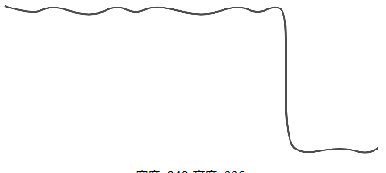
%> input picture test_getCFP.png, 386 x 173 px
$ octave --eval "result = getCurveFromPic('test_getCFP.png');"   (GNU Octave 9; MATLAB toolbox functions it lacks are replaced by stand-ins)
%> lines starting %> are read from the running program, lines starting %| are printed output that depends on the picture
function f = getCurveFromPic(picfile)
%> called with picfile = 'test_getCFP.png'
% 从图像识别函数曲线（无交互）
% 增加了对空值和多值的初步自动处理方法
% 增加了对截图左右的裁剪处理（归为空值）
% 重新定义了归一化方法（对截图上下的裁剪处理）
% 对交叉干扰和低信噪比图像，效果会降低。
% yjy@2020-7-3

%% 获取随意图像
pic = imread(picfile);
%> pic is the input picture: size 173x386x3 uint8; mean R, G, B 252.2, 252.2, 252.2
pic = rgb2gray(pic);
%> pic: size 173x386 uint8
pic = pic<(255/2); % 中央二值化 1 = white; 0 == black
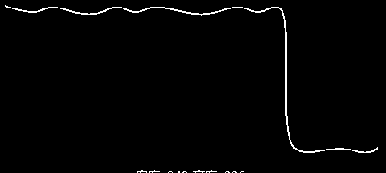
%> pic: size 173x386 logical; 1.4% white in thin lines or dots
% pic用1指示了线条像素

%% 将图像转化为数值散点
% 越界（空值）：检查+（线性）插值
% 白边（多值）：覆盖+扩张 （“曲线是连续的”）

% 第一列对解决白边问题很重要，第一列必须单值
% 这要求太强了，对一些在第一列有干扰的情况很糟
perfectFirstColumn = false;
while ~perfectFirstColumn
    % 首先线条是比较细的
    if sum(pic(:,1)) > 0.5*size(pic,1)
        pic(:,1) = [];
        continue
    end
    idx = find(pic(:,1));
    % 其次空值也不行（应该是截图截大了）
    if isempty(idx)
        pic(:,1) = [];
        continue
    end
    % 通过扩张算法检查本列是否单联通
    % neighbor在紧状态为所识别连续区间的外边界
    neighbor = [idx(1),idx(1)]; % 从任一点出发
    while  neighbor(1)>=1 && pic(neighbor(1),1)
        neighbor(1) = neighbor(1) - 1;
    end
    while  neighbor(2)<=size(pic,1) && pic(neighbor(2),1)
        neighbor(2) = neighbor(2) + 1;
    end
    % neighbor扩张到了外边缘
    if neighbor(2)-neighbor(1) - 1  >= length(idx) % 扩张到了所有点
        perfectFirstColumn = true;
    else
        pic(:,1) = []; % 这是不是太粗暴了？
    end
end
%> this loop made 6 passes
%> idx on pass 6: [6; 7]
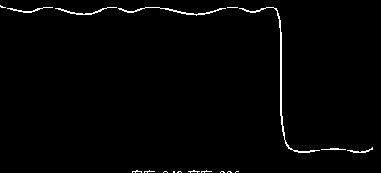
%> pic: size 173x381 logical; 1.4% white in thin lines or dots
%> after the loop, neighbor = [5 8]; perfectFirstColumn = true
% 建立数值点列记录变量f
f = zeros(size(pic,2),1);
nRows = size(pic,1);
%> nRows = 173
nColumns = size(pic,2);
%> nColumns = 381
waitForInterpolation = false;
lastValid = 0;
for ii=1:nColumns
    % 寻找3倍邻居区域像素点（覆盖）
    neighbor = myExpand(neighbor,3,nRows);
    idx = find(pic(neighbor(1):neighbor(2),ii));
    idx = neighbor(1)-1 + idx; % 恢复为pic的索引
    % 空值检查
    if isempty(idx)
        waitForInterpolation = true;
%         neighbor = [1,nRows]; % 搜索区域扩大到全部
        neighbor = myExpand(neighbor,3,nRows); % 搜索区域再扩大
        continue
    end
    % 如果idx的包络中含有大量0，则应该是遇到了多值
    if length(idx) / ( idx(end) - idx(1) ) < 0.75
        % 此时应该从距离上一列（最后有效列）最近的点开始进行连续扩张
        % 如果干扰太大，目标线条太细（甚至有间断），则可能跳到干扰上去
        core = nearest(idx,f(lastValid-1));
        %  使用扩张算法
        neighbor = [idx(core),idx(core)]; % 从任一点出发
        while  neighbor(1)>=1 && any(neighbor(1) == idx)
            neighbor(1) = neighbor(1) - 1;
        end
        while  neighbor(2)<=nColumns && any(neighbor(2) == idx)
            neighbor(2) = neighbor(2) + 1;
        end
%         idx = idx(neighbor(1)+1:neighbor(2)-1);
        idx = idx( find(idx==neighbor(1)+1):find(idx==neighbor(2)-1) );
    end
    % 获取全部邻居区域像素点联通区域（扩张）
    % neighbor可能扩张到外边缘(可能溢出)
    if idx(1)==neighbor(1) % 有必要向上扩张
        neighbor(1) = neighbor(1) - 1;
        while  neighbor(1)>=1 && pic(neighbor(1),ii)
            neighbor(1) = neighbor(1) - 1;
        end
%         idx = [(neighbor(1)+1:idx(1)-1)'; idx];
    else % 如果不要扩张则需要手动收紧
        neighbor(1) = idx(1)-1;
    end
    if idx(end)==neighbor(2) % 有必要向下扩张
        neighbor(2) = neighbor(2) + 1;
        while  neighbor(2)<=nRows && pic(neighbor(2),ii)
            neighbor(2) = neighbor(2) + 1;
        end
%         idx = [idx; (idx(end)+1:neighbor(2)-1)'];
    else % 如果不要扩张则需要手动收紧
        neighbor(2) = idx(end)+1;
    end
    idx = [(neighbor(1)+1:idx(1)-1)'; idx; (idx(end)+1:neighbor(2)-1)'];

    % 取均值
    f(ii) = mean(idx);
    % 一旦离开空值区间，就做线性插值补回空值
    if waitForInterpolation
        tmp = linspace(f(lastValid), f(ii),...
            ii-lastValid+1);
        f(lastValid+1:ii-1) = tmp(2:end-1)';
        waitForInterpolation = false;
    end
    lastValid = ii;
end
%> this loop made 381 passes
%> (idx, tmp) on passes 8, 56: (9, [8 8.5 9]), (9, [8 8.33 8.67 9])
%> after the loop, f = 381 values, max 153 at index 360, min 0 at index 374, mean 44.2; neighbor = [1 173]; tmp = [150 150.5 151]; waitForInterpolation = true
% 如果最后有一段空值（应该是截图截大了）
if waitForInterpolation
    f(lastValid:end) = [];
end

f = nRows-f+1;
%> f = 372 values, max 167.5 at index 1, min 21 at index 360, mean 129.1
f = f - min(f(:));
%> f = 372 values, max 146.5 at index 1, min 0 at index 360, mean 108.1
f = f / max(f(:)); % 充满值域+归一化
%> f = 372 values, max 1 at index 1, min 0 at index 360, mean 0.738
%> `result = getCurveFromPic('test_getCFP.png');`:
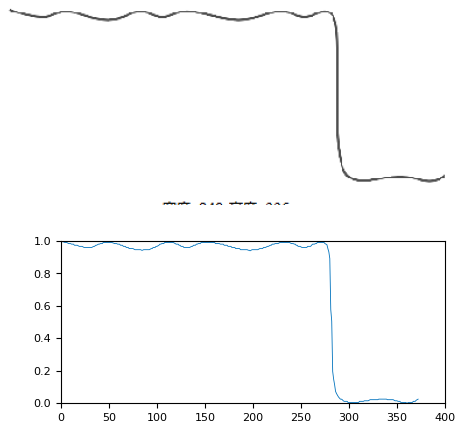
%> figure redrawn from the program's plot data, 2 panels
%> `result = getCurveFromPic('test_getCFP.png');`: result has the same summary as f in getCurveFromPic
% f(f<0.001) = 0.001;

%% test
subplot(2,1,1)
imshow(picfile)
subplot(2,1,2)
plot(f)

end

%%
function interval = myExpand(interval,n,max)
% 将整数区间interval扩张n倍，并保持区间中点基本不变
% 保持区间端点为正整数
% 限制区间端点小于上界max
len = abs(diff(interval));
% interval(1) = round( mid - n/2*len );
% interval(2) = round( mid + n/2*len );
if ~isrow(interval)
    interval = interval';
end
interval = interval + [-1,1]*len/2*(n-1);
interval(interval<1) = 1;
interval(interval>max) = floor(max);
end


function core = nearest(a,t)
% 从向量a中找出最接近t的那个元素的位置
[~,core] = min( abs(a-t) );
end
